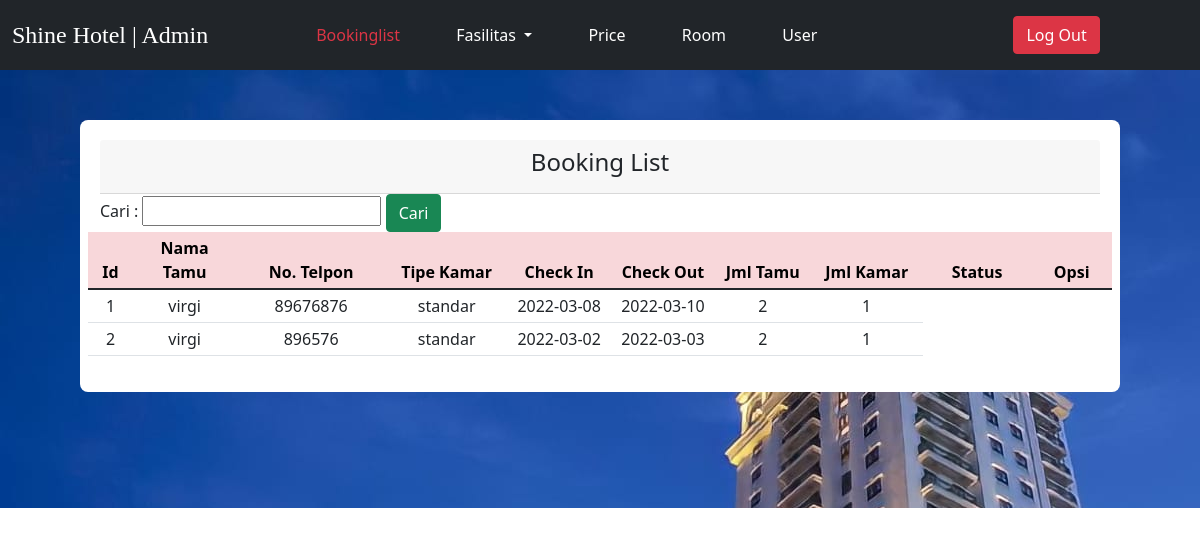
The app's page /admin3/bookinglist.php?cari=virgi (signed in), older data.
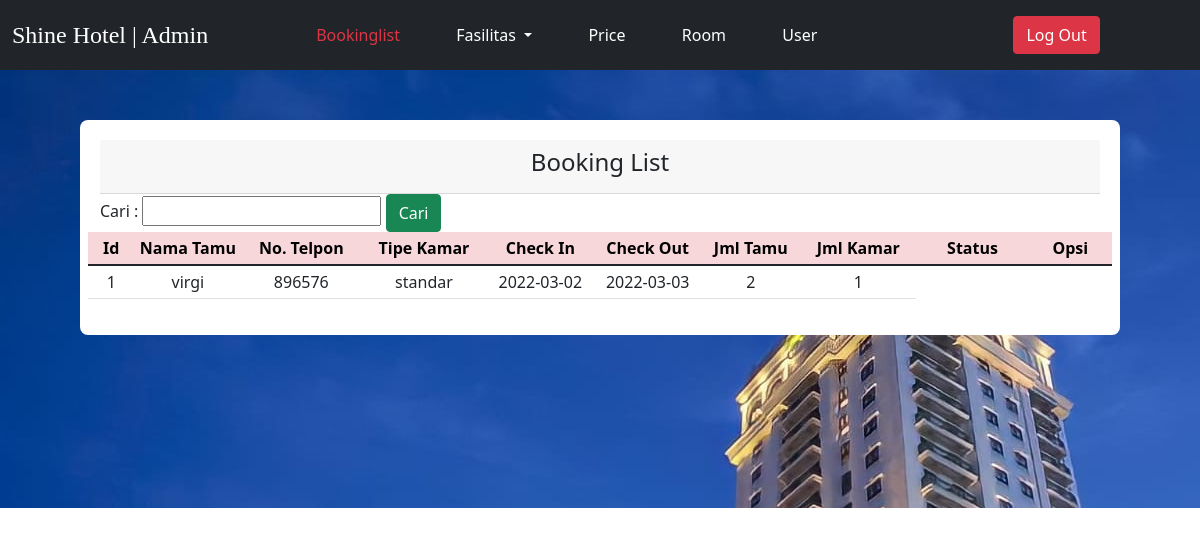
The same page, newer data.
### tables this page shows
CREATE TABLE `tb_pesan` (
  `id_pesan` int(5) NOT NULL,
  `nama_tamu` text NOT NULL,
  `telp_tamu` int(20) NOT NULL,
  `tipe_kamar` text NOT NULL,
  `tgl_checkin` date NOT NULL,
  `tgl_checkout` date NOT NULL,
  `jumlah_tamu` int(5) NOT NULL,
  `jumlah_kamar` int(5) NOT NULL,
  `status` text NOT NULL
);

### admin3/bookinglist.php (the view, shortened to what this page needs)
<!DOCTYPE html>
<html>
<head>
	<link href="https://cdn.jsdelivr.net/npm/bootstrap@5.1.3/dist/css/bootstrap.min.css" rel="stylesheet">
</head>
<body>
 <nav class="navbar navbar-expand-lg navbar-dark bg-dark">
  <div class="container-fluid">
	<div class="collapse navbar-collapse" id="navbarSupportedContent">
    <h4 class="text-white text-left" style="margin-right: 100px; padding-top: 8px; font-family: serif;">Shine Hotel | Admin</h4>
      <ul class="navbar-nav me-auto mb-2 mb-lg-0">
        <li class="nav-item">
          <a class="nav-link active text-danger" aria-current="page" href="bookinglist.php">Bookinglist</a>
        </li>
      </ul>
      <ul class="navbar-nav me-auto mb-2 mb-lg-0">
         <li class="nav-item dropdown">
          <a class="nav-link dropdown-toggle text-white" href="#" id="navbarDropdown" role="button" data-bs-toggle="dropdown" aria-expanded="false active">
            Fasilitas
          </a>
        </li>
      </ul>
      <ul class="navbar-nav me-auto mb-2 mb-lg-0">
        <li class="nav-item">
          <a class="nav-link text-white" aria-current="page" href="price.php">Price</a>
        </li>
      </ul>
      <ul class="navbar-nav me-auto mb-2 mb-lg-0">
        <li class="nav-item">
          <a class="nav-link text-white" aria-current="page" href="room.php">Room</a>
        </li>
      </ul>
      <ul class="navbar-nav me-auto mb-2 mb-lg-0">
        <li class="nav-item">
          <a class="nav-link text-white" aria-current="page" href="user.php">User</a>
        </li>
      </ul>
       <ul class="navbar-nav me-auto mb-2 mb-lg-0">
        <li class="nav-item">
          <a class="nav-link" aria-current="page" href="../login/logout.php">
          <button type="button" class="btn btn-danger" style="margin-left: 140px; margin-right: 40px;">Log Out</button>
          </a>
        </li>
      </ul>
    </div>
  </div>
 </nav>
	<div class="col-13" style="padding: 80px; padding-top: 50px !important; background-image: url(gedung.jfif); min-height: 438px !important; height: 100%;">
  <div class="container bg-white" style="padding: 20px; border-radius: 8px;">
		<div class="card-header ">
			<h4 class="card-title text-center">Booking List</h4>
		</div>
<div class="row form-group">
   <form action="bookinglist.php" method="get">
    <label>Cari :</label>
      <input type="text" name="cari">
      <input class="btn btn-success" type="submit" value="Cari">
    </form>
	<table class="table table-sm" style="text-align: center;">
  <thead>
    <tr  class="table-danger">
    <th width="10px">Id</th>
			<th width="50px">Nama Tamu</th>
			<th width="30px">No. Telpon</th>
      <th width="30px">Tipe Kamar</th>
			<th width="50px">Check In</th>
			<th width="50px">Check Out</th>
      <th width="10px">Jml Tamu</th>
      <th width="10px">Jml Kamar</th>
      <th width="30px">Status</th>
      <th width="30px">Opsi</th>
    </tr>
  </thead>
  <tbody>
   <?php
		include 'koneksi.php';
		$no = 1;
     if(isset($_GET['cari'])){
          $cari = $_GET['cari'];
    $data = mysqli_query($koneksi,"select * from tb_pesan where nama_tamu like '%".$cari."%' or  tgl_checkout like '%".$cari."%'");}
    else {
		$data = mysqli_query($koneksi,"select * from tb_pesan");}
		while($d = mysqli_fetch_array($data)){
	 ?>
			<tr>
				<td><?php echo $no++; ?></td>
				<td><?php echo $d['nama_tamu']; ?></td>
        <td><?php echo $d['telp_tamu']; ?></td>
				<td><?php echo $d['tipe_kamar']; ?></td>
				<td><?php echo $d['tgl_checkin']; ?></td>
				<td><?php echo $d['tgl_checkout'];?></td>
        <td><?php echo $d['jumlah_tamu']; ?></td>
        <td><?php echo $d['jumlah_kamar']; ?></td>
			</tr>
			<?php
	}
  ?>
</tbody>
</table>
</div>
</div>
</body>
</html>

Row changes from the older to the newer data that the page shows:
removed tb_pesan: nama_tamu "virgi", telp_tamu "89676876", tipe_kamar "standar", tgl_checkin "2022-03-08", tgl_checkout "2022-03-10", jumlah_tamu "2", jumlah_kamar "1"
